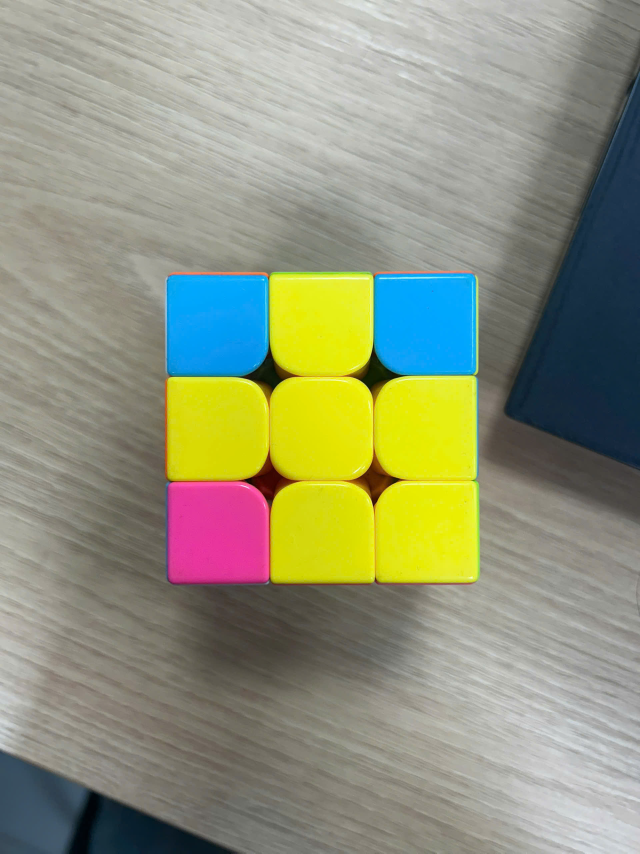
#> input picture XuLyAnh/data/B.jpg, 1920 x 2560 px (shown at 1/3 size); its folder holds only this picture in this run
$ python -i color_profile.py   (imports and definitions only)
#> lines starting #> are read from the running program, lines starting #| are printed output that depends on the picture
from __future__ import annotations

import json
from itertools import permutations
from pathlib import Path

import cv2
import numpy as np
from PIL import Image, ImageOps

from .color_recognizer import get_mean_lab
from .rubik_state import FACE_ORDER

PROJECT_ROOT = Path(__file__).resolve().parents[2]
DEFAULT_CALIBRATION_DIR = PROJECT_ROOT / "Color"
DEFAULT_PROFILE_PATH = PROJECT_ROOT / "data" / "rubik_color_profile.json"
CALIBRATION_EXTENSIONS = {".jpg", ".jpeg", ".png", ".webp"}
CENTER_CELL_INDEX = 4
TARGET_HUES = {
    "R": 0.0,
    "F": 60.0,
    "D": 30.0,
    "L": 18.0,
    "B": 110.0,
}


# [22 lines left out: functions build_center_cell_profile, profile_to_json, not called in this run]


def _load_image(path: str | Path) -> np.ndarray:
#> called with path = '../../XuLyAnh/data/B.jpg'
    image_path = Path(path)
    with Image.open(image_path) as image_file:
#> image_file is the input picture: PIL image 1920x2560 RGB; mean R, G, B 144.7, 148.3, 123.6
        image = ImageOps.exif_transpose(image_file).convert("RGB")
    return cv2.cvtColor(np.array(image), cv2.COLOR_RGB2BGR)


def _crop_center(image: np.ndarray, margin_ratio: float = 0.12) -> np.ndarray:
#> called with margin_ratio = 0.12
    height, width = image.shape[:2]
#> height = 2560; width = 1920
    margin_x = max(1, int(width * margin_ratio))
#> margin_x = 230
    margin_y = max(1, int(height * margin_ratio))
#> margin_y = 307
    crop = image[margin_y:height - margin_y, margin_x:width - margin_x]
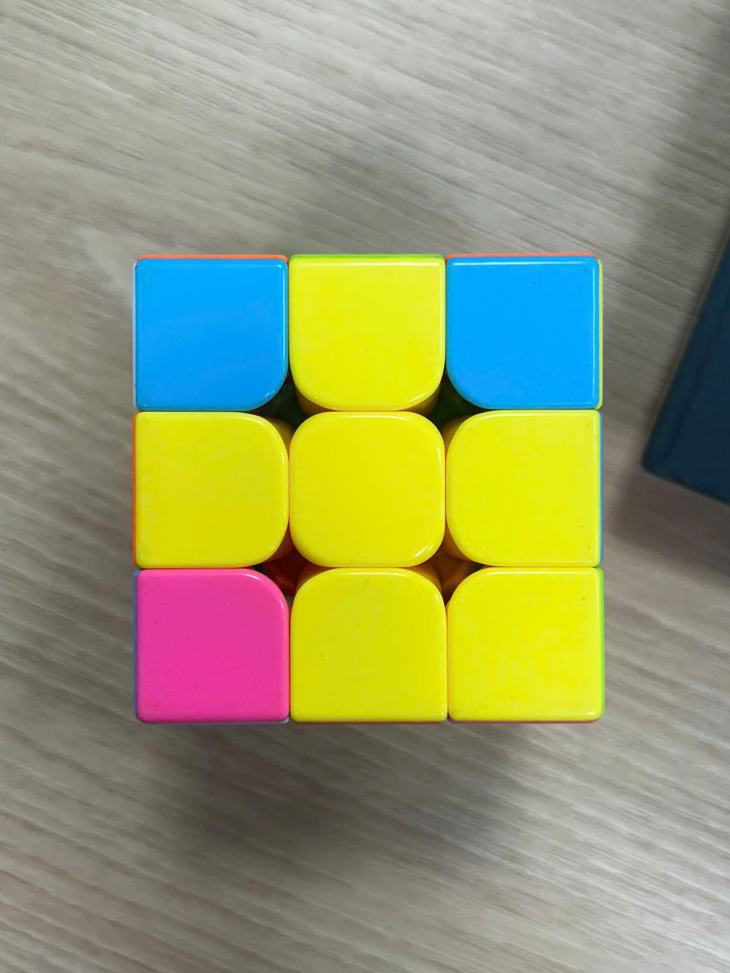
#> crop: shape (1946, 1460, 3) (shown at 1/2 size); mean B, G, R 113, 152.7, 148.6
    if crop.size == 0:
        return image
    return crop


def _sample_hsv(path: str | Path) -> np.ndarray:
    image = _load_image(path)
    crop = _crop_center(image)
    hsv = cv2.cvtColor(crop, cv2.COLOR_BGR2HSV)
#> hsv: shape (1946, 1460, 3); mean H, S, V 39.5, 90.3, 165.8
    return hsv.reshape(-1, 3).mean(axis=0)


# [5 lines left out: function _sample_lab, not called in this run]


def _hue_distance(hue_a: float, hue_b: float) -> float:
    delta = abs(hue_a - hue_b)
    return min(delta, 180.0 - delta)


# [103 lines left out: functions _sample_cost, _assign_samples_to_faces, _collect_calibration_images, build_reference_profile, save_reference_profile, _profile_is_stale and 1 more, not called in this run]

>>> result = _sample_hsv('../../XuLyAnh/data/B.jpg')
#> result = [39.46, 90.34, 165.8]

$ run again, on XuLyAnh/data/D.jpg
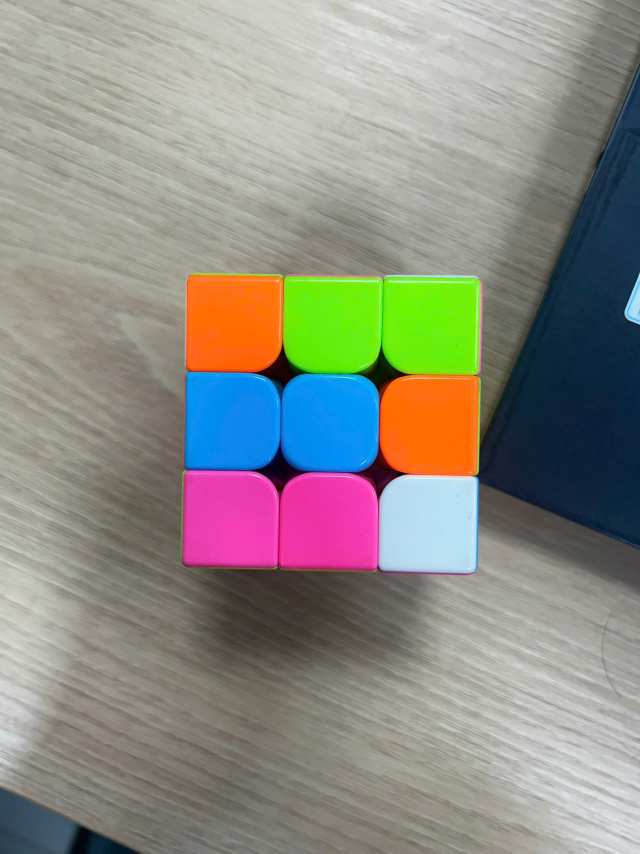
#> input picture XuLyAnh/data/D.jpg, 1920 x 2560 px (shown at 1/3 size)
#> in _load_image, image_file is the input picture: PIL image 1920x2560 RGB; mean R, G, B 141.7, 140.8, 132.5
#> in _crop_center, `crop = image[margin_y:height - margin_y, margin_x:width - margin_x]`:
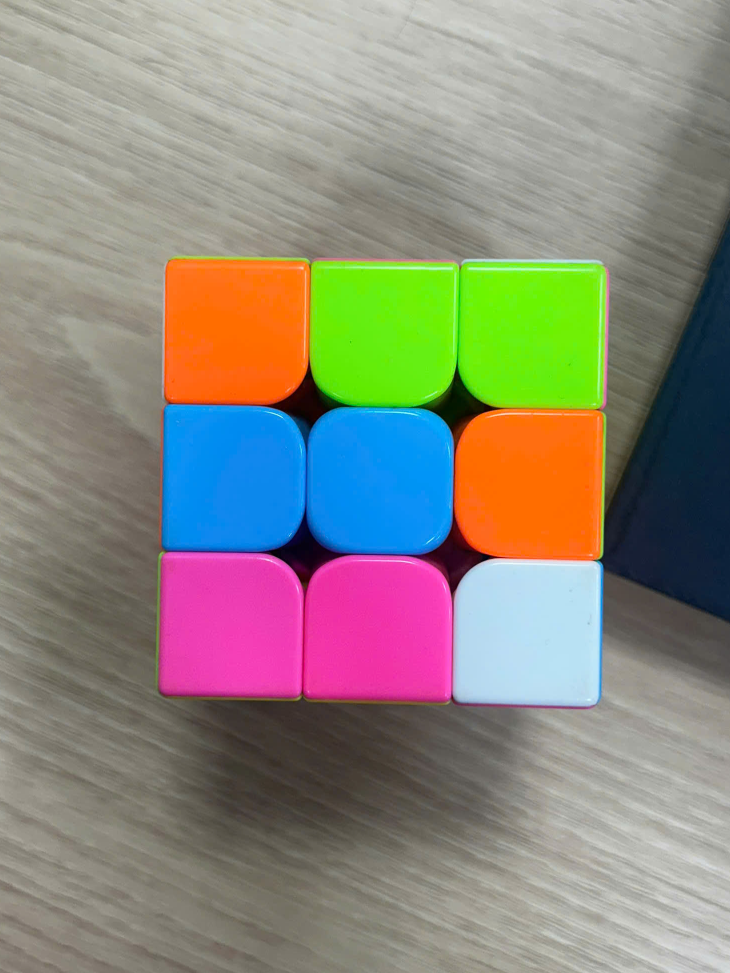
#> crop: shape (1946, 1460, 3) (shown at 1/2 size); mean B, G, R 125.2, 137, 140.7
#> hsv: shape (1946, 1460, 3); mean H, S, V 45.6, 81.7, 164.7
#> result = [45.58, 81.65, 164.7]

$ run again, on XuLyAnh/data/F.jpg
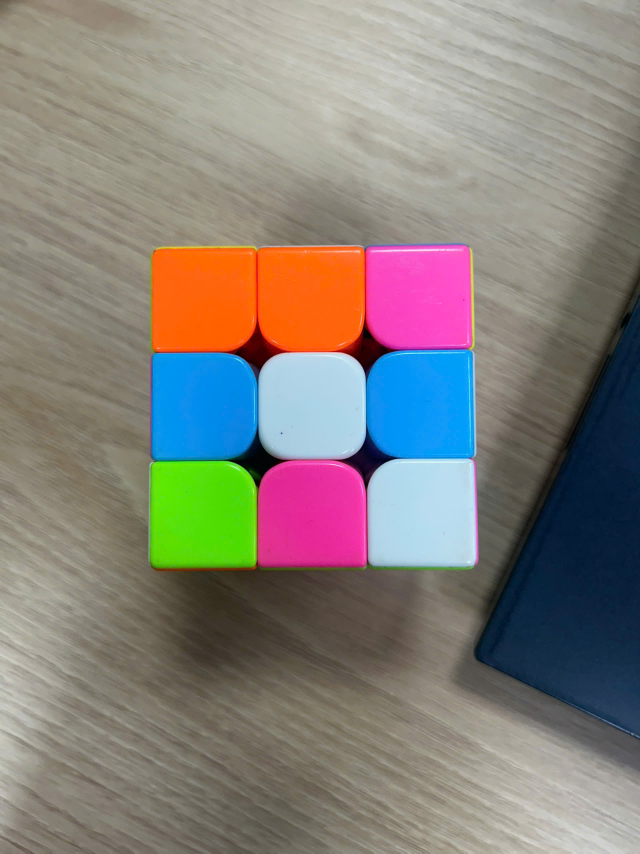
#> input picture XuLyAnh/data/F.jpg, 1920 x 2560 px (shown at 1/3 size)
#> in _load_image, image_file is the input picture: PIL image 1920x2560 RGB; mean R, G, B 133.9, 128.5, 122.1
#> in _crop_center, `crop = image[margin_y:height - margin_y, margin_x:width - margin_x]`:
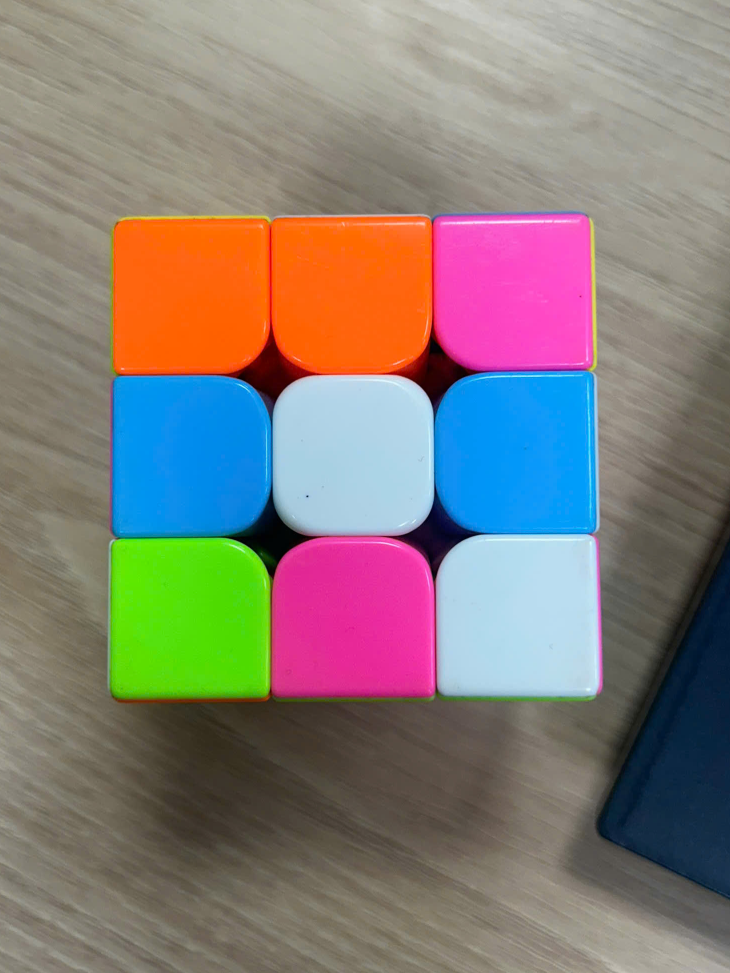
#> crop: shape (1946, 1460, 3) (shown at 1/2 size); mean B, G, R 119.7, 125.2, 134
#> hsv: shape (1946, 1460, 3); mean H, S, V 47.5, 95.4, 160.4
#> result = [47.53, 95.4, 160.4]

$ run again, on XuLyAnh/data/L.jpg
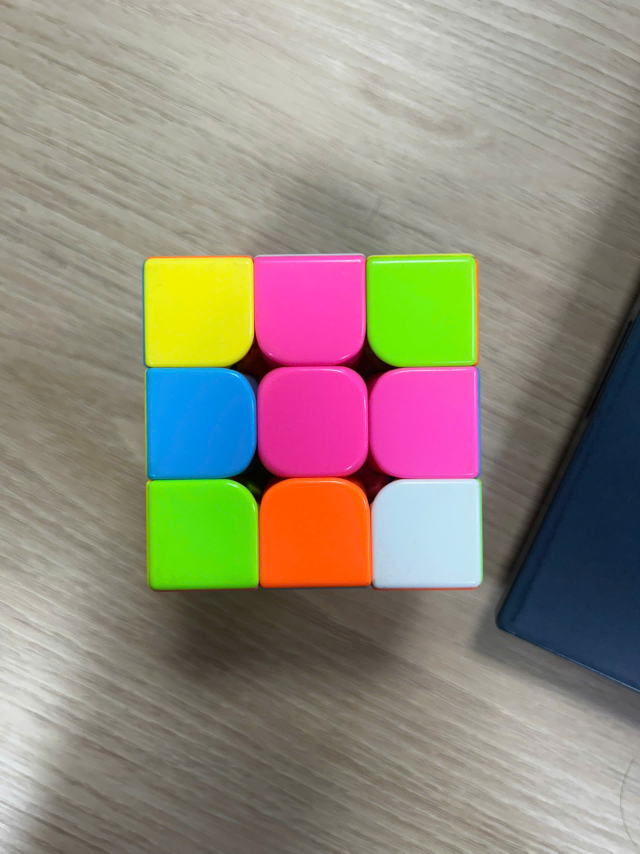
#> input picture XuLyAnh/data/L.jpg, 1920 x 2560 px (shown at 1/3 size)
#> in _load_image, image_file is the input picture: PIL image 1920x2560 RGB; mean R, G, B 145.4, 137.3, 123.7
#> in _crop_center, `crop = image[margin_y:height - margin_y, margin_x:width - margin_x]`:
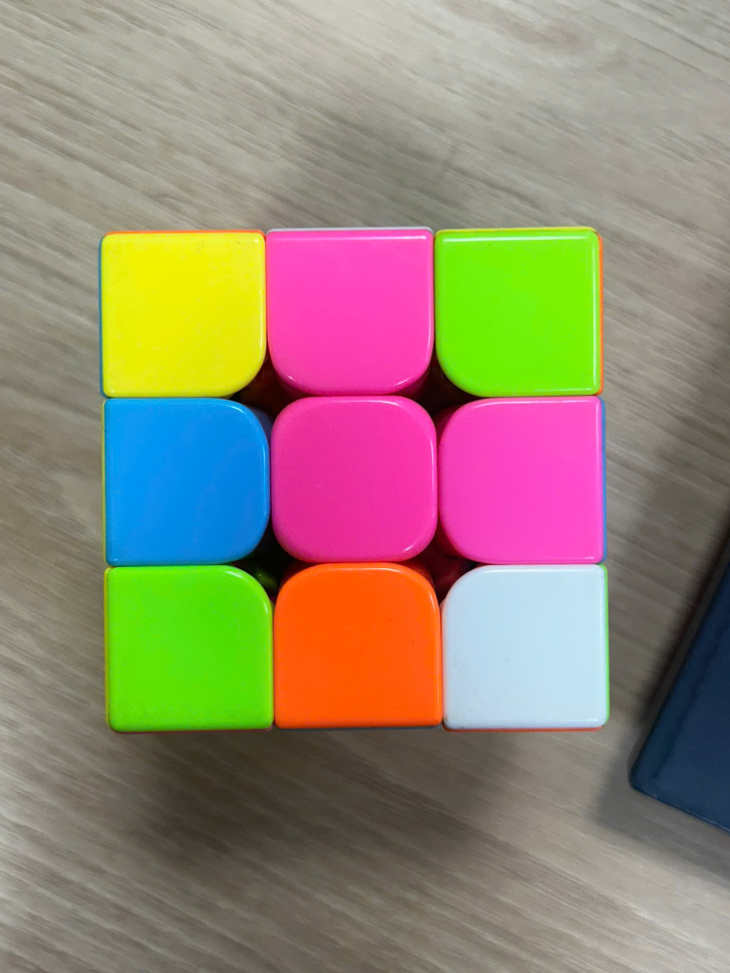
#> crop: shape (1946, 1460, 3) (shown at 1/2 size); mean B, G, R 115.5, 134, 147.6
#> hsv: shape (1946, 1460, 3); mean H, S, V 48.6, 96.5, 167.8
#> result = [48.59, 96.46, 167.8]
